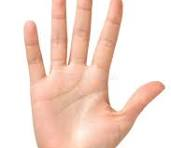
#> input picture VisionLite/data/hand/hand1.jpg, 171 x 148 px, found by its file name; its folder holds only this picture in this run
$ python train.py
#> lines starting #> are read from the running program, lines starting #| are printed output that depends on the picture
### VisionLite/src/utils.py
import cv2

def preprocess_image(img_path):
#> called with img_path = './data/hand/hand1.jpg'
    img = cv2.imread(img_path)
#> img is the input picture: shape (148, 171, 3); mean B, G, R 209.4, 220.4, 244.4

    if img is None:
        raise ValueError("Image not found")

    img = cv2.resize(img,(100,100))
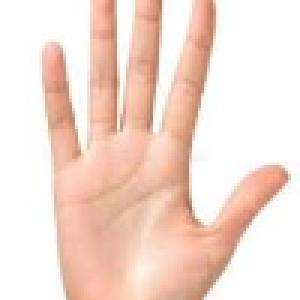
#> img: shape (100, 100, 3) (shown 3 times larger); mean B, G, R 209.3, 220.4, 244.3
    img = img/255.0
    img = img.flatten()

    return img

### VisionLite/src/load_data.py
import os
import cv2
import numpy as np
from utils import preprocess_image

def load_data(data_path):
    x=[]
    y=[]

    categories = ['hand','no_hand']

    for category in categories:
        path = os.path.join(data_path,category)
        print(f"Checking folder : {path}")
        label = category.index(category)

        for img_name in os.listdir(path):
            try:
                img_path = os.path.join(path,img_name)
                img = preprocess_image(img_path)

                if img is None:
                    print(f"Failed to load image : {img_name}")
                    continue

                x.append(img)
                y.append(label)

            except Exception as e:
                print(f"Error loading images : {img_name}")
#> pass 2 of the loop in load_data, `for category in categories:`:
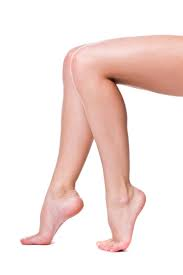
#> input picture VisionLite/data/no_hand/nohand1.jpg, 183 x 275 px, found by its file name
#> in preprocess_image, img is the input picture: shape (275, 183, 3); mean B, G, R 224.9, 228.7, 244.4
#> in preprocess_image (call 2), `img = cv2.resize(img,(100,100))`:
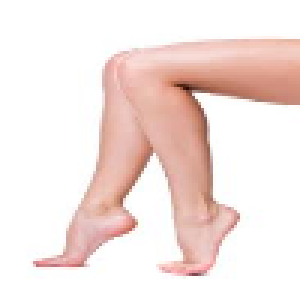
#> img: shape (100, 100, 3) (shown 3 times larger); mean B, G, R 224.9, 228.7, 244.4

    return np.array(x),np.array(y)

# [4 lines that do not run on import are left out]

### VisionLite/src/train.py
from sklearn.model_selection import train_test_split
from sklearn.ensemble import RandomForestClassifier
from sklearn.metrics import accuracy_score
import pickle

from load_data import load_data

#Load data
x,y = load_data("./data")

#split data
x_train,x_test,y_train,y_test = train_test_split(x,y,test_size=0.2,random_state=42)

#train model
model = RandomForestClassifier(n_estimators=100)
model.fit(x_train,y_train)

#prediction
y_pred = model.predict(x_test)

#Accuracy
accuracy = accuracy_score(y_test,y_pred)
print("Accuracy : ",accuracy)

#Save model

with open("model/model.pkl","wb") as f:
    pickle.dump(model,f)

print("Model saved successfully")
